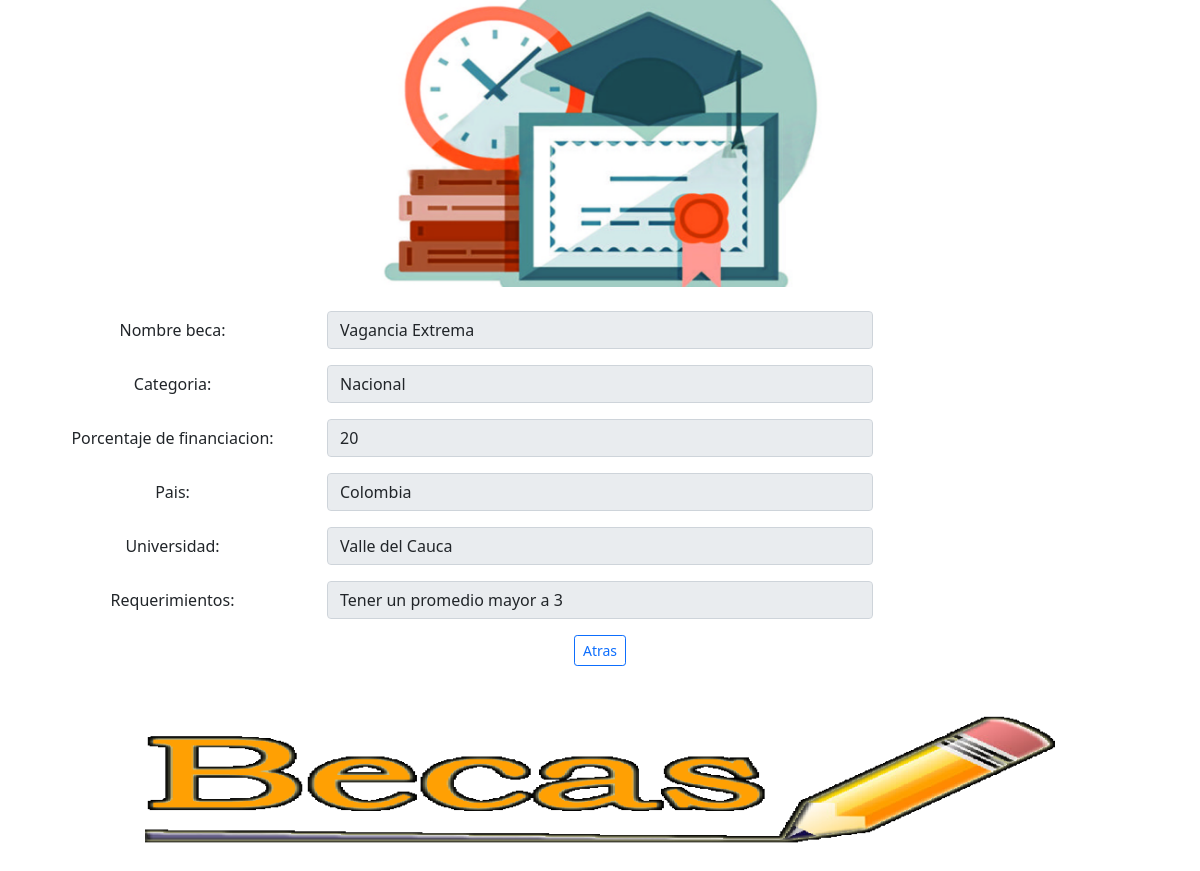
Page /1 on the earlier database version.
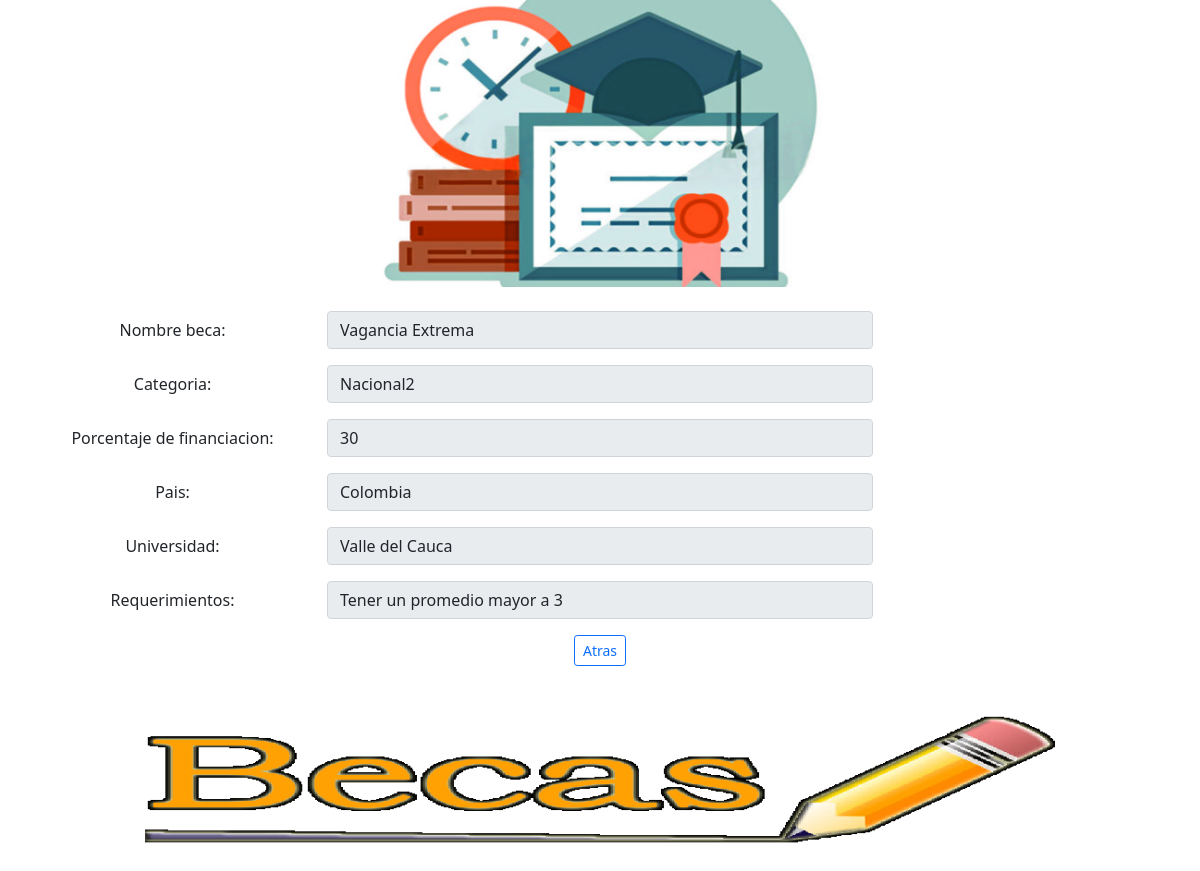
Same page on the later database version.
### beca/models.py (models this page shows)
class Beca(models.Model):
    id = models.AutoField(primary_key=True)
    Categoria = models.CharField(max_length=100)
    Nombre = models.CharField(max_length=100)
    Porcentaje_F = models.IntegerField(max_length=100)
    Pais = models.CharField(max_length=100)
    Universidad = models.CharField(max_length=100)
    Requirimientos = models.CharField(max_length=100)
    Popularidad = models.IntegerField(max_length=100)

### beca/views.py (the view)
# urls.py: path('<int:id>', views.detalleBeca, name="detalleBeca"),
def detalleBeca(request,id):
    beca = Beca.objects.get(id=id)
    beca.Popularidad = beca.Popularidad + 1
    beca.save()
    contexto = {
        'beca': beca
    }
    return render(request,'detalleBeca.html',contexto)

### beca/templates/detalleBeca.html (shortened to what this page needs)
<!DOCTYPE html>
{% load static %}
<html lang="en">
    <head>
    <link href="https://cdn.jsdelivr.net/npm/bootstrap@5.1.3/dist/css/bootstrap.min.css" rel="stylesheet">
  </head>
  <body>
    <div class="container text-center">
        <div class="container mb-4 text-center">
            <img src="{% static 'imagenes/beca.jpg' %}" class="img-fluid col-6" alt="ImgBeca">
        </div>
        <div class="row mb-3">
            <label for="inputEmail3" class="col-sm-3 col-form-label">Nombre beca:</label>
            <div class="col-sm-6">
                <input class="form-control" type="text" value="{{ beca.Nombre }}" aria-label="Disabled input example" disabled readonly>
            </div>
        </div>
        <div class="row mb-3">
            <label for="inputEmail3" class="col-sm-3 col-form-label">Categoria:</label>
            <div class="col-sm-6">
                <input class="form-control" type="text" value="{{ beca.Categoria }}" aria-label="Disabled input example" disabled readonly>
            </div>
        </div>
        <div class="row mb-3">
            <label for="inputEmail3" class="col-sm-3 col-form-label">Porcentaje de financiacion:</label>
            <div class="col-sm-6">
                <input class="form-control" type="text" value="{{ beca.Porcentaje_F }}" aria-label="Disabled input example" disabled readonly>
            </div>
        </div>
        <div class="row mb-3">
            <label for="inputEmail3" class="col-sm-3 col-form-label">Pais:</label>
            <div class="col-sm-6">
                <input class="form-control" type="text" value="{{ beca.Pais }}" aria-label="Disabled input example" disabled readonly>
            </div>
        </div>
        <div class="row mb-3">
            <label for="inputEmail3" class="col-sm-3 col-form-label">Universidad:</label>
            <div class="col-sm-6">
                <input class="form-control" type="text" value="{{ beca.Universidad }}" aria-label="Disabled input example" disabled readonly>
            </div>
        </div>
        <div class="row mb-3">
            <label for="inputEmail3" class="col-sm-3 col-form-label">Requerimientos:</label>
            <div class="col-sm-6">
                <input class="form-control" type="text" value="{{ beca.Requirimientos }}" aria-label="Disabled input example" disabled readonly>
            </div>
        </div>
        <div class="container mb-5 text-center">
            <a class="btn btn-outline-primary btn-sm" href="{% url 'index'  %}"> Atras </a>
        </div>
        <div class="container mb-4 text-center">
            <img src="{% static 'imagenes/beca2.png' %}" class="img-fluid col-10" alt="ImgBeca">
        </div>
    </div>
</body>
</html>

Differences in the rows shown:
changed Beca "Vagancia Extrema": Categoria "Nacional" → "Nacional2"; Porcentaje_F "20" → "30"
